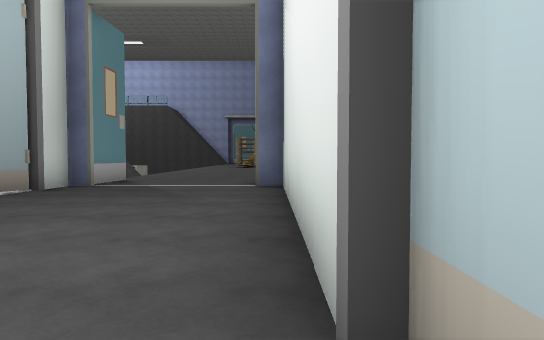
view 1 (above)

13 first-person views from a walk through a Unity game level. The camera is 1.2 m above the floor, tilts 2° down and sees 75° across. The floor is counted in squares, 2 m on a side. Each view is taken from the middle of a square. On the plan, view 1 faces up. The plan holds only what a view shows up to about 10 squares ahead; the rest is blank. The place goes on beyond the plan. The player is left out. Some animated figures are left out. Some surface patterns are stand-ins.

view 2
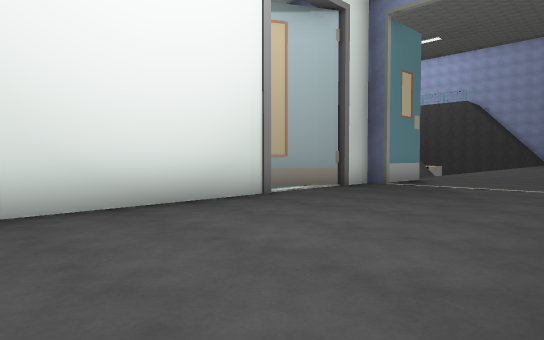

view 3
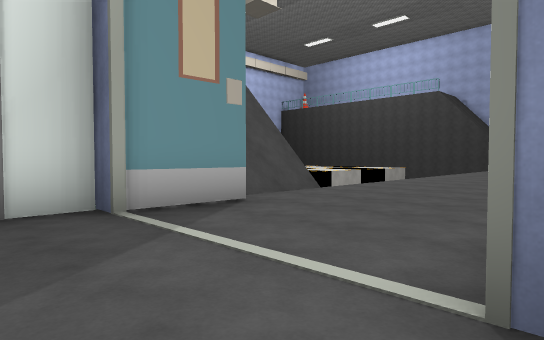

view 4
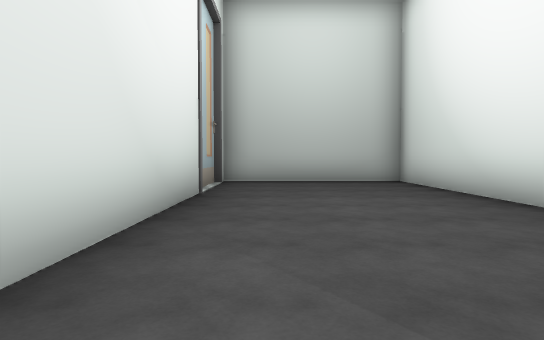

view 5
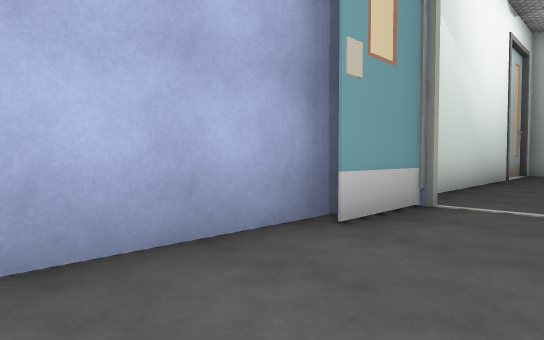

view 6
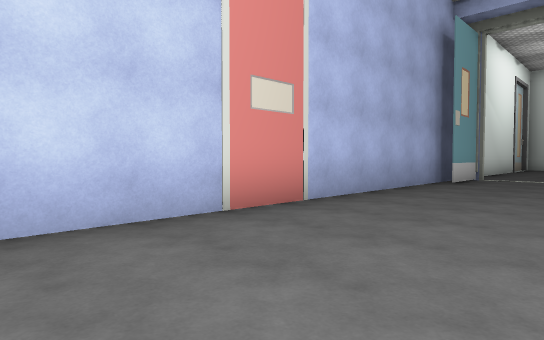

view 7
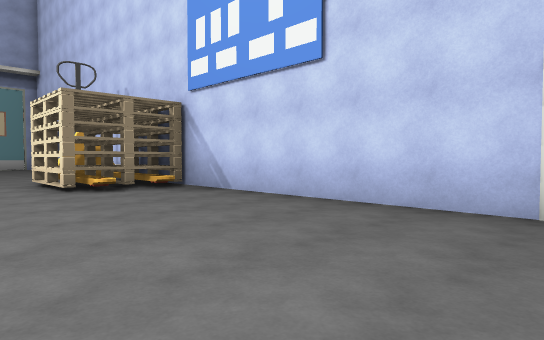

view 8
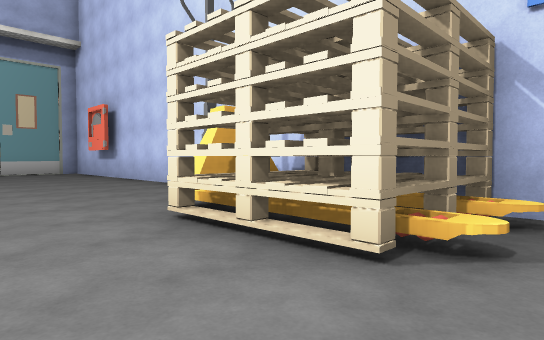

view 9
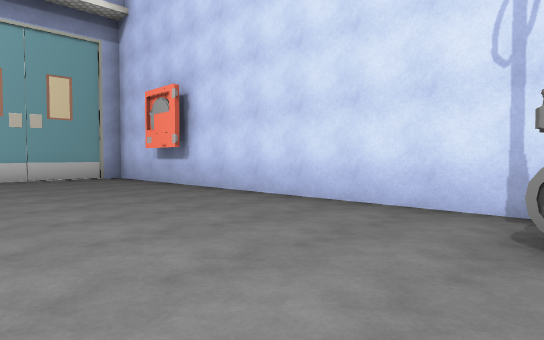

view 10
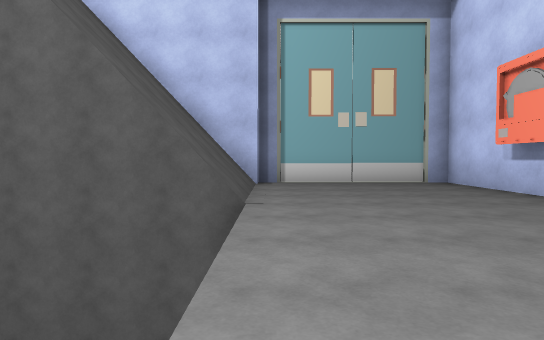

view 11
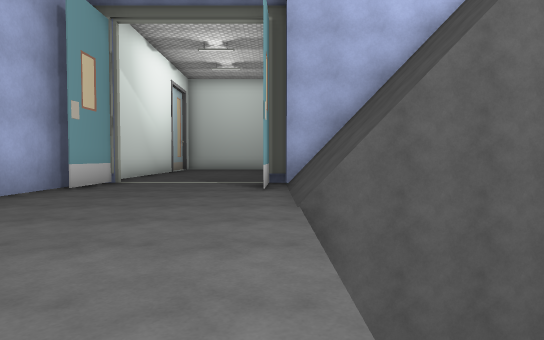

view 12
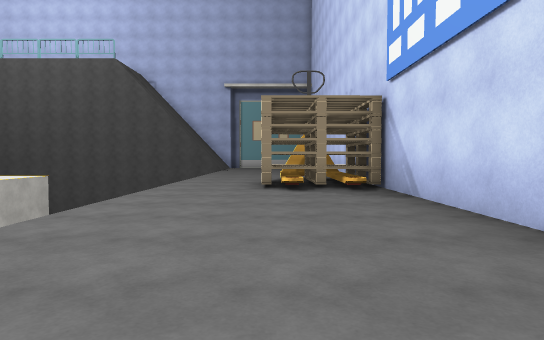

view 13
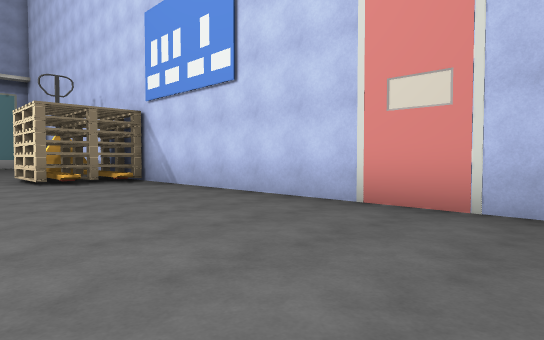

### Floor plan
Points are (right, up) in squares from view 1. A wall is a line through its corners. A room is listed if a view was taken in it or the views show most of it. See-through windows are left out.
Room 1 (views 1, 2, 3, 4, 5, 6, 7, 8, 9, 10, 11, 12, 13)
walls: (-4.8, 11.5) (-4.8, 8.2); (-5, 11.5) (-5, 9); (-0.4, 24.6) (-1.6, 24.6); (-3.8, 9.4) (-3.9, 7.4) (-4.6, 7.4); (-5.1, 8.2) (-4.2, 8.2); (0.2, 8) (0.2, 35.5) (-4.3, 35.5); (-4.3, 7.5) (-4.3, 6.4); (-4.3, 4.2) (-4.3, -2) (0.2, -2) (0.2, 0.1); (-4.2, 35) (-5, 35) (-5, 31.6) (-7.5, 31.6); (-4.8, 35) (-4.8, 31.6); (0.2, 0.4) (0.2, 7.5) (-0.2, 7.5) (-0.2, 9.4)
low walls: (-4.6, 11.5) (-4.6, 8.2); (-4.6, 35.1) (-4.6, 31.6)
objects: other object (-5, 5) to (-5, 6); other object (-2, 22) to (-1, 24); fire extinguisher (0, 32)

Positions as (right, up) in squares from view 1, and headings:
1: (0, 0), facing up
2: (0, 0), facing up-left
3: (0, 6), facing up-left
4: (-1, 7), facing down
5: (-2, 12), facing down-right
6: (-3, 18), facing down-right
7: (-4, 15), facing up-right
8: (-4, 21), facing up-right
9: (-4, 25), facing up-right
10: (-4, 27), facing up
11: (-4, 16), facing down
12: (-2, 15), facing up
13: (-4, 13), facing up-right
